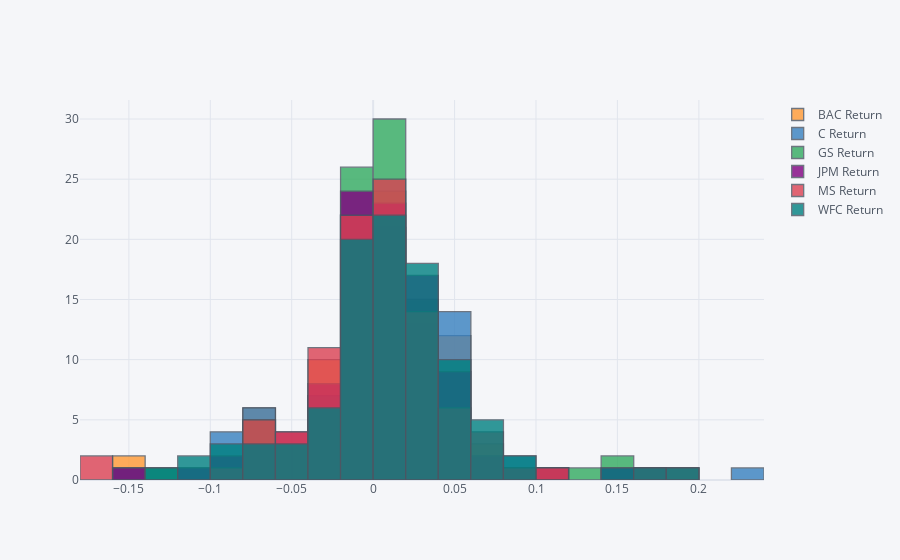

Notebook code cell kept with this figure:
### Code cell
returns.loc['2020-05-22':'2020-01-01'].iplot(kind='hist')
